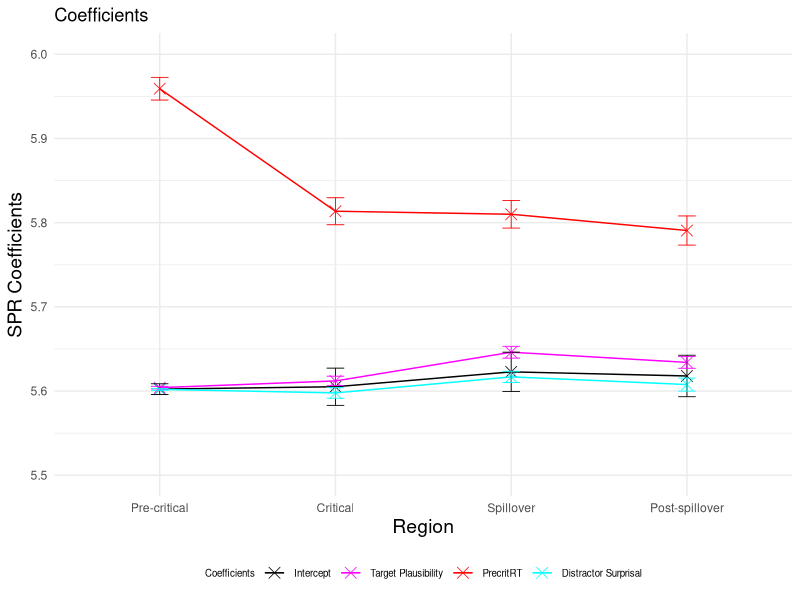
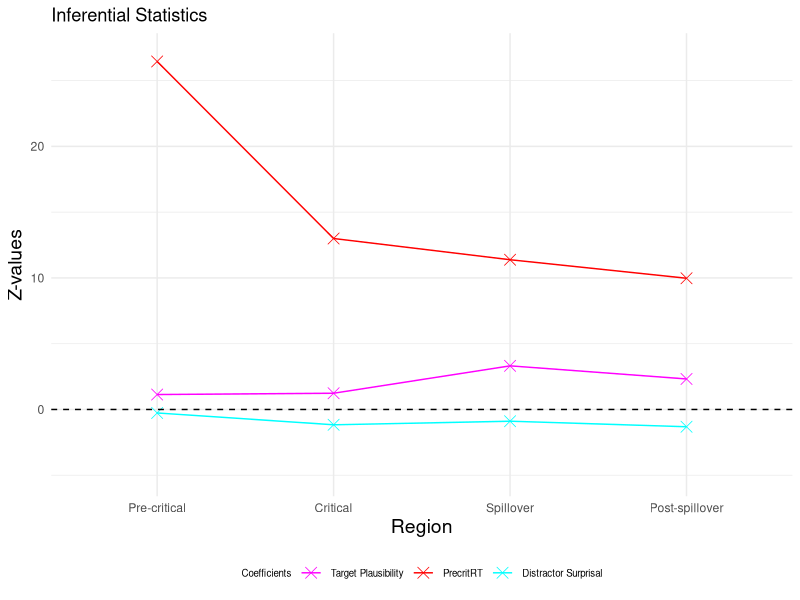
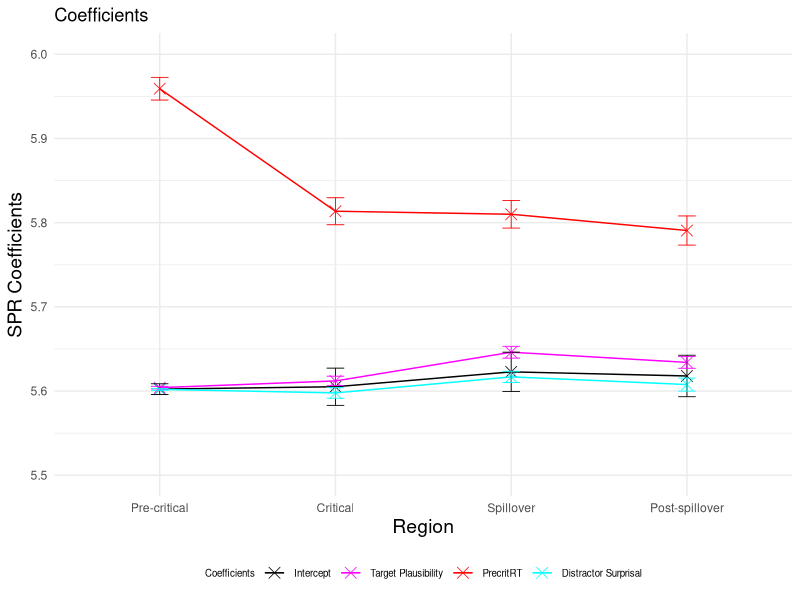
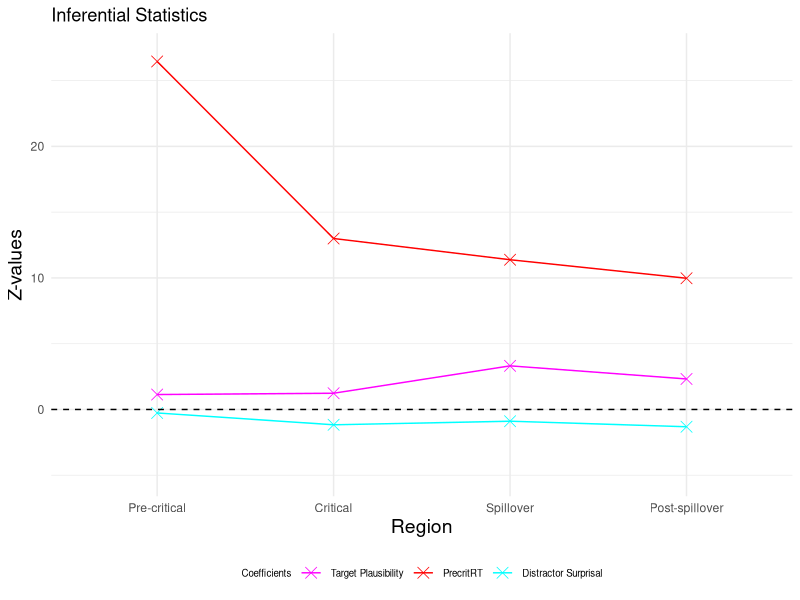

Here is the R script that generated these plots, in order:
### LMER ###
# load lme4 package
library(lme4)
library(lmerTest)
library(dplyr)
library(ggplot2)

setwd("~/Downloads/Master_Thesis/3_SPR_Study/Results_SPR_Plaus_Ratings/")
GP6 <- read.csv("GP6SPR_processed.csv")

residuals <- data.frame(
  Region = character(0),
  Condition = character(0),
  Residual = numeric(0),
  SE_Residual = numeric(0)
)

logRT_estimated <- data.frame(
  Region = character(0),
  Condition = character(0),
  Estimated_logRT = numeric(0),
  SE_Estimated = numeric(0)
)

p_values <- data.frame(
  Region = character(0),
  p_value_plausibility_target = numeric(0),
  p_value_surprisal_distractor = numeric(0)
)

SPR_coefficients <- data.frame(
  Region = character(0),
  Estimate = character(0),
  Estimate_value = numeric(0),
  Estimate_error = numeric(0),
  Z_value = numeric(0)
)


regions <- c("Pre-critical", "Critical", "Spillover", "Post-spillover") 
conditions <- c("A", "B", "C") 

for (region in regions) 
{
  # Precritical region
  region_subset <- subset(GP6, Region == region)
  
  # standardise predictors
  region_subset$scaled_Plaus_per_region <- scale(region_subset$SPR_Plaus_Rating)
  region_subset$scaled_Surprisaldist_per_region <- scale(region_subset$Surprisal_distractor)
  region_subset$scaled_precrit_RT_per_region <- scale(region_subset$precritRT)
  # invert predictor plausibility
  region_subset$inverted_scaled_Plaus_per_region <- (region_subset$scaled_Plaus_per_region) * (-1)
  #log transform reading times
  region_subset$logRT_per_region <- log(region_subset$ReadingTime)
  
  
  # define and run the linear mixed-effects regression model for the precritical region 
  model_per_region <- lmer(logRT_per_region ~ inverted_scaled_Plaus_per_region + scaled_Surprisaldist_per_region + scaled_precrit_RT_per_region +
                                       (1 + inverted_scaled_Plaus_per_region + scaled_Surprisaldist_per_region + scaled_precrit_RT_per_region | Subject) + 
                                       (1 + inverted_scaled_Plaus_per_region + scaled_Surprisaldist_per_region + scaled_precrit_RT_per_region | Item), data = region_subset)
  
  # print the summary of the model
  summary_per_region <- summary(model_per_region)
  print(summary_per_region)
  
  # calculate p-values
  p_values_per_region <- summary_per_region$coefficients[, "Pr(>|t|)"]
  new_row_p_value <- data.frame(Region = region, 
                                p_value_plausibility_target = p_values_per_region[2], 
                                p_value_surprisal_distractor = p_values_per_region[3])
  p_values <- rbind(p_values, new_row_p_value)
  
  # extract intercept and coefficients added to intercept
  coefficients_per_region <- summary_per_region$coefficients
  intercept <- coefficients_per_region["(Intercept)", 1]
  plaus_target_coeff <- coefficients_per_region["(Intercept)", 1] + coefficients_per_region["inverted_scaled_Plaus_per_region", 1]
  surprisal_distractor_coeff <- coefficients_per_region["(Intercept)", 1] + coefficients_per_region["scaled_Surprisaldist_per_region", 1]
  precritRT_coeff <- coefficients_per_region["(Intercept)", 1] + coefficients_per_region["scaled_precrit_RT_per_region", 1]
  
  # add error bars for coefficients and intercept
  new_row_coefficient <- data.frame(Region = region, 
                                    Estimate = "Intercept", 
                                    Estimate_value = intercept, 
                                    Estimate_error = coefficients_per_region["(Intercept)", 2],
                                    Z_value = 0)
  SPR_coefficients <- rbind(SPR_coefficients, new_row_coefficient)
  
  new_row_coefficient <- data.frame(Region = region,
                                    Estimate = "Plausability",
                                    Estimate_value = plaus_target_coeff,
                                    Estimate_error = coefficients_per_region["inverted_scaled_Plaus_per_region", 2],
                                    Z_value = coefficients_per_region["inverted_scaled_Plaus_per_region", 1] / coefficients_per_region["inverted_scaled_Plaus_per_region", 2])
  SPR_coefficients <- rbind(SPR_coefficients, new_row_coefficient)
  
  new_row_coefficient <- data.frame(Region = region,
                                    Estimate = "Surprisal", 
                                    Estimate_value = surprisal_distractor_coeff, 
                                    Estimate_error = coefficients_per_region["scaled_Surprisaldist_per_region", 2],
                                    Z_value = coefficients_per_region["scaled_Surprisaldist_per_region", 1] / coefficients_per_region["scaled_Surprisaldist_per_region", 2])
  SPR_coefficients <- rbind(SPR_coefficients, new_row_coefficient)
  
  new_row_coefficient <- data.frame(Region = region,
                                    Estimate = "PrecritRT", 
                                    Estimate_value = precritRT_coeff, 
                                    Estimate_error = coefficients_per_region["scaled_precrit_RT_per_region", 2],
                                    Z_value = coefficients_per_region["scaled_precrit_RT_per_region", 1] / coefficients_per_region["scaled_precrit_RT_per_region", 2])
  SPR_coefficients <- rbind(SPR_coefficients, new_row_coefficient)
  
  for (condition in conditions)
  {
    #####predict condition A, precritical#####
    region_per_condition <- subset(region_subset, Condition == condition)
    region_per_condition$region_per_condition_Predicted <- predict(model_per_region, newdata = region_per_condition,  type = "response")
    
    # calculate residuals
    Residual_region_per_condition <- mean(region_per_condition$logRT_per_region) - mean(region_per_condition$region_per_condition_Predicted)
    Residual_region_per_condition
    # observed RT for condition A precritical
    region_per_condition_logRT_observed <- mean(region_per_condition$logRT_per_region)
    # if (condition == "C") 
    #  {
    #  print(region_per_condition_logRT_observed)
    # }
    # estimated RT for condition A precritical
    region_per_condition_logRT_estimated <- mean(region_per_condition$region_per_condition_Predicted)
    region_per_condition_logRT_estimated
    
    # calculate standard error for residuals
    SE_residuals_region_per_condition <- sqrt(sd(region_per_condition$logRT, na.rm = TRUE)^2/length(region_per_condition$logRT) + sd(region_per_condition$region_per_condition_Predicted, na.rm = TRUE)^2/length(region_per_condition$region_per_condition_Predicted))
    
    new_row_residuals <- data.frame(Region = region, Condition = condition, Residual = Residual_region_per_condition, SE_Residual = SE_residuals_region_per_condition)
    residuals <- rbind(residuals, new_row_residuals)
    
    # calculate standard error for logRT estimated
    ##
    SE_estimated_region_per_condition <- sd(region_per_condition$region_per_condition_Predicted, na.rm = TRUE) / sqrt(length(region_per_condition$region_per_condition_Predicted)) 
    
    new_row_logRT_estimated <- data.frame(Region = region, Condition = condition, Estimated_logRT = region_per_condition_logRT_estimated, SE_Estimated = SE_estimated_region_per_condition)
    logRT_estimated <- rbind(logRT_estimated, new_row_logRT_estimated)
  }
}

# plot intercept and coefficients added to intercept
p <- ggplot(SPR_coefficients, aes(x = factor(Region, levels = c("Pre-critical", "Critical", "Spillover", "Post-spillover")), 
                                  y = Estimate_value, color = Estimate, group = Estimate)) + geom_point(shape = 4, size = 3.5, stroke = 0.4) + geom_line(linewidth=0.5) + ylim (5.5, 6)
p <- p + theme_minimal() + geom_errorbar(aes(ymin=Estimate_value-Estimate_error, ymax=Estimate_value+Estimate_error), width=.1, size=0.3) 
p <- p + scale_color_manual(name="Coefficients", labels=c("Intercept", "Target Plausibility", "PrecritRT", "Distractor Surprisal"), values=c("#000000", "#FF00FF", "#FF0000", "#00FFFF"))
p <- p + labs(x="Region", y="SPR Coefficients", title = "Coefficients") 
p <- p + theme(legend.position="bottom", legend.text=element_text(size=7), legend.title=element_text(size=7), axis.title.x = element_text(size = 14), axis.title.y = element_text(size = 14)) 
p 
ggsave("Intercept_Coefficients_PrecritRT_Plot.pdf", p, width=4, height=4)


# plot effect sizes (z-vaues)
Effect_sizes <- subset(SPR_coefficients, Estimate != 'Intercept')

p <- ggplot(Effect_sizes, aes(x = factor(Region, levels = c("Pre-critical", "Critical", "Spillover", "Post-spillover")), 
                              y = Z_value, color = Estimate, group = Estimate)) + geom_point(shape = 4, size = 3.5, stroke = 0.4) + geom_line(linewidth=0.5) + ylim (-5, 27)
p <- p + geom_hline(yintercept=0, linetype=2)
p <- p + theme_minimal()
p <- p + scale_color_manual(name="Coefficients", labels=c( "Target Plausibility", "PrecritRT", "Distractor Surprisal"), values=c("#FF00FF", "#FF0000", "#00FFFF"))
p <- p + labs(x="Region", y="Z-values", title = "Inferential Statistics") 
p <- p + theme(legend.position="bottom", legend.text=element_text(size=7), legend.title=element_text(size=7), axis.title.x = element_text(size = 14), axis.title.y = element_text(size = 14)) 
p 
ggsave("Z_values_Precrit_RT_Plot.pdf", p, width=4, height=4)
